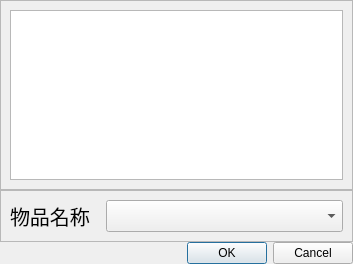
<?xml version="1.0" encoding="UTF-8"?>
<ui version="4.0">
 <class>Dialog</class>
 <widget class="QDialog" name="Dialog">
  <property name="geometry">
   <rect>
    <x>0</x>
    <y>0</y>
    <width>353</width>
    <height>264</height>
   </rect>
  </property>
  <property name="windowTitle">
   <string>删除汇报</string>
  </property>
  <layout class="QVBoxLayout" name="verticalLayout">
   <property name="spacing">
    <number>0</number>
   </property>
   <property name="leftMargin">
    <number>0</number>
   </property>
   <property name="topMargin">
    <number>0</number>
   </property>
   <property name="rightMargin">
    <number>0</number>
   </property>
   <property name="bottomMargin">
    <number>0</number>
   </property>
   <item>
    <widget class="QFrame" name="frame_4">
     <property name="frameShape">
      <enum>QFrame::StyledPanel</enum>
     </property>
     <property name="frameShadow">
      <enum>QFrame::Raised</enum>
     </property>
     <layout class="QHBoxLayout" name="horizontalLayout_4">
      <item>
       <widget class="QListWidget" name="listWidget"/>
      </item>
     </layout>
    </widget>
   </item>
   <item>
    <widget class="QFrame" name="frame">
     <property name="frameShape">
      <enum>QFrame::StyledPanel</enum>
     </property>
     <property name="frameShadow">
      <enum>QFrame::Raised</enum>
     </property>
     <layout class="QHBoxLayout" name="horizontalLayout_2">
      <item>
       <widget class="QLabel" name="label_2">
        <property name="maximumSize">
         <size>
          <width>90</width>
          <height>16777215</height>
         </size>
        </property>
        <property name="font">
         <font>
          <pointsize>15</pointsize>
         </font>
        </property>
        <property name="text">
         <string>物品名称</string>
        </property>
       </widget>
      </item>
      <item>
       <widget class="QComboBox" name="item_name">
        <property name="font">
         <font>
          <pointsize>15</pointsize>
         </font>
        </property>
       </widget>
      </item>
     </layout>
    </widget>
   </item>
   <item>
    <widget class="QDialogButtonBox" name="buttonBox">
     <property name="standardButtons">
      <set>QDialogButtonBox::Cancel|QDialogButtonBox::Ok</set>
     </property>
    </widget>
   </item>
  </layout>
 </widget>
 <resources/>
 <connections>
  <connection>
   <sender>buttonBox</sender>
   <signal>accepted()</signal>
   <receiver>Dialog</receiver>
   <slot>accept()</slot>
   <hints>
    <hint type="sourcelabel">
     <x>176</x>
     <y>243</y>
    </hint>
    <hint type="destinationlabel">
     <x>176</x>
     <y>131</y>
    </hint>
   </hints>
  </connection>
  <connection>
   <sender>buttonBox</sender>
   <signal>rejected()</signal>
   <receiver>Dialog</receiver>
   <slot>reject()</slot>
   <hints>
    <hint type="sourcelabel">
     <x>176</x>
     <y>243</y>
    </hint>
    <hint type="destinationlabel">
     <x>176</x>
     <y>131</y>
    </hint>
   </hints>
  </connection>
 </connections>
</ui>
